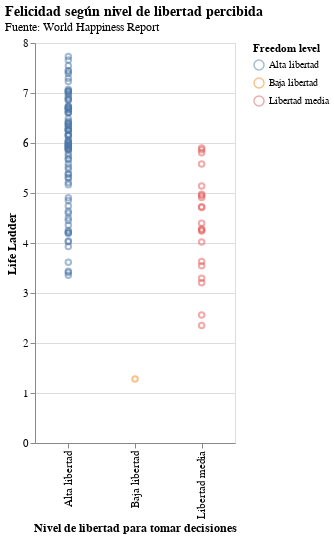

This figure's notebook cell:
### Markdown cell above
### **GRÁFICO 1: Relación entre el _Nivel de libertad para tomar decisiones_ y el _Life Ladder_**
Año 2022

### Code cell
## GRÁFICO 1: Freedom level vs Life Ladder

grafico_1 = alt.Chart(happy).mark_point(
    opacity=0.5
).encode(
    x=alt.X(
        'Freedom level:N',
        title='Nivel de libertad para tomar decisiones'
    ),
    y=alt.Y(
        'Life Ladder:Q',
        title='Life Ladder'
    ),
    color='Freedom level:N',
    tooltip=['Country name', 'Life Ladder']
).properties(
    width=200,
    height=400,
    title={
        "text": "Felicidad según nivel de libertad percibida",
        "subtitle": [
            "Fuente: World Happiness Report"
        ]
    }
)

grafico_1

### Figure 1 — Vega-Lite specification as saved in the notebook (floating-point values rounded to 4 significant figures)
{"config": {"background": "#ffffff", "axis": {"labelFont": "Helvetica", "titleFont": "Helvetica", "labelFontSize": 11, "titleFontSize": 12}, "legend": {"labelFont": "Helvetica", "titleFont": "Helvetica"}, "title": {"font": "Helvetica", "fontSize": 14, "anchor": "start"}}, "data": {"name": "data-621d454e7e3ff7bc56a274011072f12a"}, "mark": {"type": "point", "opacity": 0.5}, "encoding": {"color": {"field": "Freedom level", "type": "nominal"}, "tooltip": [{"field": "Country name", "type": "nominal"}, {"field": "Life Ladder", "type": "quantitative"}], "x": {"field": "Freedom level", "title": "Nivel de libertad para tomar decisiones", "type": "nominal"}, "y": {"field": "Life Ladder", "title": "Life Ladder", "type": "quantitative"}}, "height": 400, "title": {"text": "Felicidad según nivel de libertad percibida", "subtitle": ["Fuente: World Happiness Report"]}, "width": 200, "$schema": "https://vega.github.io/schema/vega-lite/v5.20.1.json", "datasets": {"data-621d454e7e3ff7bc56a274011072f12a": [{"Country name": "Afghanistan", "year": 2022, "Life Ladder": 1.281, "Log GDP per capita": null, "Freedom to make life choices": 0.368, "Freedom level": "Baja libertad"}, {"Country name": "Albania", "year": 2022, "Life Ladder": 5.212, "Log GDP per capita": 9.626, "Freedom to make life choices": 0.802, "Freedom level": "Alta libertad"}, {"Country name": "Argentina", "year": 2022, "Life Ladder": 6.261, "Log GDP per capita": 10.01, "Freedom to make life choices": 0.825, "Freedom level": "Alta libertad"}, {"Country name": "Armenia", "year": 2022, "Life Ladder": 5.382, "Log GDP per capita": 9.668, "Freedom to make life choices": 0.79, "Freedom level": "Alta libertad"}, {"Country name": "Australia", "year": 2022, "Life Ladder": 7.035, "Log GDP per capita": 10.85, "Freedom to make life choices": 0.854, "Freedom level": "Alta libertad"}, {"Country name": "Austria", "year": 2022, "Life Ladder": 6.999, "Log GDP per capita": 10.94, "Freedom to make life choices": 0.856, "Freedom level": "Alta libertad"}, {"Country name": "Bangladesh", "year": 2022, "Life Ladder": 3.408, "Log GDP per capita": 8.743, "Freedom to make life choices": 0.865, "Freedom level": "Alta libertad"}, {"Country name": "Belgium", "year": 2022, "Life Ladder": 6.857, "Log GDP per capita": 10.88, "Freedom to make life choices": 0.89, "Freedom level": "Alta libertad"}, {"Country name": "Benin", "year": 2022, "Life Ladder": 4.217, "Log GDP per capita": 8.137, "Freedom to make life choices": 0.714, "Freedom level": "Alta libertad"}, {"Country name": "Bolivia", "year": 2022, "Life Ladder": 5.929, "Log GDP per capita": 9.014, "Freedom to make life choices": 0.865, "Freedom level": "Alta libertad"}, {"Country name": "Botswana", "year": 2022, "Life Ladder": 3.435, "Log GDP per capita": 9.629, "Freedom to make life choices": 0.739, "Freedom level": "Alta libertad"}, {"Country name": "Brazil", "year": 2022, "Life Ladder": 6.257, "Log GDP per capita": 9.611, "Freedom to make life choices": 0.83, "Freedom level": "Alta libertad"}, {"Country name": "Bulgaria", "year": 2022, "Life Ladder": 5.378, "Log GDP per capita": 10.14, "Freedom to make life choices": 0.741, "Freedom level": "Alta libertad"}, {"Country name": "Cambodia", "year": 2022, "Life Ladder": 4.25, "Log GDP per capita": 8.415, "Freedom to make life choices": 0.946, "Freedom level": "Alta libertad"}, {"Country name": "Cameroon", "year": 2022, "Life Ladder": 4.712, "Log GDP per capita": 8.227, "Freedom to make life choices": 0.675, "Freedom level": "Libertad media"}, {"Country name": "Canada", "year": 2022, "Life Ladder": 6.918, "Log GDP per capita": 10.8, "Freedom to make life choices": 0.838, "Freedom level": "Alta libertad"}, {"Country name": "Chad", "year": 2022, "Life Ladder": 4.397, "Log GDP per capita": 7.261, "Freedom to make life choices": 0.679, "Freedom level": "Libertad media"}, {"Country name": "Chile", "year": 2022, "Life Ladder": 6.415, "Log GDP per capita": 10.15, "Freedom to make life choices": 0.793, "Freedom level": "Alta libertad"}, {"Country name": "Colombia", "year": 2022, "Life Ladder": 5.892, "Log GDP per capita": 9.66, "Freedom to make life choices": 0.799, "Freedom level": "Alta libertad"}, {"Country name": "Comoros", "year": 2022, "Life Ladder": 3.545, "Log GDP per capita": 8.075, "Freedom to make life choices": 0.481, "Freedom level": "Libertad media"}, {"Country name": "Congo (Brazzaville)", "year": 2022, "Life Ladder": 5.805, "Log GDP per capita": 8.077, "Freedom to make life choices": 0.698, "Freedom level": "Libertad media"}, {"Country name": "Congo (Kinshasa)", "year": 2022, "Life Ladder": 3.207, "Log GDP per capita": 7.007, "Freedom to make life choices": 0.664, "Freedom level": "Libertad media"}, {"Country name": "Costa Rica", "year": 2022, "Life Ladder": 7.077, "Log GDP per capita": 9.998, "Freedom to make life choices": 0.91, "Freedom level": "Alta libertad"}, {"Country name": "Croatia", "year": 2022, "Life Ladder": 5.579, "Log GDP per capita": 10.46, "Freedom to make life choices": 0.593, "Freedom level": "Libertad media"}, {"Country name": "Cyprus", "year": 2022, "Life Ladder": 5.865, "Log GDP per capita": null, "Freedom to make life choices": 0.698, "Freedom level": "Libertad media"}, {"Country name": "Czechia", "year": 2022, "Life Ladder": 6.695, "Log GDP per capita": 10.66, "Freedom to make life choices": 0.908, "Freedom level": "Alta libertad"}, {"Country name": "Denmark", "year": 2022, "Life Ladder": 7.545, "Log GDP per capita": 10.99, "Freedom to make life choices": 0.93, "Freedom level": "Alta libertad"}, {"Country name": "Dominican Republic", "year": 2022, "Life Ladder": 5.518, "Log GDP per capita": 9.874, "Freedom to make life choices": 0.853, "Freedom level": "Alta libertad"}, {"Country name": "Ecuador", "year": 2022, "Life Ladder": 5.887, "Log GDP per capita": 9.29, "Freedom to make life choices": 0.759, "Freedom level": "Alta libertad"}, {"Country name": "Egypt", "year": 2022, "Life Ladder": 4.024, "Log GDP per capita": 9.404, "Freedom to make life choices": 0.733, "Freedom level": "Alta libertad"}, {"Country name": "El Salvador", "year": 2022, "Life Ladder": 6.492, "Log GDP per capita": 9.135, "Freedom to make life choices": 0.914, "Freedom level": "Alta libertad"}, {"Country name": "Estonia", "year": 2022, "Life Ladder": 6.357, "Log GDP per capita": 10.57, "Freedom to make life choices": 0.904, "Freedom level": "Alta libertad"}, {"Country name": "Ethiopia", "year": 2022, "Life Ladder": 3.628, "Log GDP per capita": 7.757, "Freedom to make life choices": 0.674, "Freedom level": "Libertad media"}, {"Country name": "Finland", "year": 2022, "Life Ladder": 7.729, "Log GDP per capita": 10.81, "Freedom to make life choices": 0.959, "Freedom level": "Alta libertad"}, {"Country name": "France", "year": 2022, "Life Ladder": 6.614, "Log GDP per capita": 10.74, "Freedom to make life choices": 0.798, "Freedom level": "Alta libertad"}, {"Country name": "Gabon", "year": 2022, "Life Ladder": 5.14, "Log GDP per capita": 9.539, "Freedom to make life choices": 0.699, "Freedom level": "Libertad media"}, {"Country name": "Gambia", "year": 2022, "Life Ladder": 4.279, "Log GDP per capita": 7.648, "Freedom to make life choices": 0.599, "Freedom level": "Libertad media"}, {"Country name": "Georgia", "year": 2022, "Life Ladder": 5.293, "Log GDP per capita": 9.746, "Freedom to make life choices": 0.821, "Freedom level": "Alta libertad"}, {"Country name": "Germany", "year": 2022, "Life Ladder": 6.608, "Log GDP per capita": 10.9, "Freedom to make life choices": 0.895, "Freedom level": "Alta libertad"}, {"Country name": "Ghana", "year": 2022, "Life Ladder": 4.191, "Log GDP per capita": 8.615, "Freedom to make life choices": 0.786, "Freedom level": "Alta libertad"}, {"Country name": "Greece", "year": 2022, "Life Ladder": 5.9, "Log GDP per capita": 10.36, "Freedom to make life choices": 0.563, "Freedom level": "Libertad media"}, {"Country name": "Guatemala", "year": 2022, "Life Ladder": 6.15, "Log GDP per capita": 9.116, "Freedom to make life choices": 0.856, "Freedom level": "Alta libertad"}, {"Country name": "Guinea", "year": 2022, "Life Ladder": 5.317, "Log GDP per capita": 7.9, "Freedom to make life choices": 0.729, "Freedom level": "Alta libertad"}, {"Country name": "Honduras", "year": 2022, "Life Ladder": 5.932, "Log GDP per capita": 8.645, "Freedom to make life choices": 0.851, "Freedom level": "Alta libertad"}, {"Country name": "Hungary", "year": 2022, "Life Ladder": 5.861, "Log GDP per capita": 10.48, "Freedom to make life choices": 0.776, "Freedom level": "Alta libertad"}, {"Country name": "Iceland", "year": 2022, "Life Ladder": 7.449, "Log GDP per capita": 10.94, "Freedom to make life choices": 0.936, "Freedom level": "Alta libertad"}, {"Country name": "India", "year": 2022, "Life Ladder": 3.93, "Log GDP per capita": 8.85, "Freedom to make life choices": 0.893, "Freedom level": "Alta libertad"}, {"Country name": "Indonesia", "year": 2022, "Life Ladder": 5.585, "Log GDP per capita": 9.425, "Freedom to make life choices": 0.903, "Freedom level": "Alta libertad"}, {"Country name": "Iran", "year": 2022, "Life Ladder": 4.977, "Log GDP per capita": 9.638, "Freedom to make life choices": 0.57, "Freedom level": "Libertad media"}, {"Country name": "Ireland", "year": 2022, "Life Ladder": 6.87, "Log GDP per capita": 11.62, "Freedom to make life choices": 0.895, "Freedom level": "Alta libertad"}, {"Country name": "Israel", "year": 2022, "Life Ladder": 7.662, "Log GDP per capita": 10.69, "Freedom to make life choices": 0.775, "Freedom level": "Alta libertad"}, {"Country name": "Italy", "year": 2022, "Life Ladder": 6.258, "Log GDP per capita": 10.69, "Freedom to make life choices": 0.711, "Freedom level": "Alta libertad"}, {"Country name": "Ivory Coast", "year": 2022, "Life Ladder": 4.849, "Log GDP per capita": 8.612, "Freedom to make life choices": 0.713, "Freedom level": "Alta libertad"}, {"Country name": "Jamaica", "year": 2022, "Life Ladder": 5.87, "Log GDP per capita": 9.198, "Freedom to make life choices": 0.874, "Freedom level": "Alta libertad"}, {"Country name": "Japan", "year": 2022, "Life Ladder": 6.178, "Log GDP per capita": 10.64, "Freedom to make life choices": 0.789, "Freedom level": "Alta libertad"}, {"Country name": "Jordan", "year": 2022, "Life Ladder": 4.356, "Log GDP per capita": 9.134, "Freedom to make life choices": 0.759, "Freedom level": "Alta libertad"}, {"Country name": "Kazakhstan", "year": 2022, "Life Ladder": 6.006, "Log GDP per capita": 10.19, "Freedom to make life choices": 0.883, "Freedom level": "Alta libertad"}, {"Country name": "Kenya", "year": 2022, "Life Ladder": 4.448, "Log GDP per capita": 8.499, "Freedom to make life choices": 0.706, "Freedom level": "Alta libertad"}, {"Country name": "Kosovo", "year": 2022, "Life Ladder": 6.16, "Log GDP per capita": 9.416, "Freedom to make life choices": 0.865, "Freedom level": "Alta libertad"}, {"Country name": "Kyrgyzstan", "year": 2022, "Life Ladder": 5.668, "Log GDP per capita": 8.517, "Freedom to make life choices": 0.948, "Freedom level": "Alta libertad"}, {"Country name": "Latvia", "year": 2022, "Life Ladder": 6.055, "Log GDP per capita": 10.41, "Freedom to make life choices": 0.817, "Freedom level": "Alta libertad"}, {"Country name": "Lebanon", "year": 2022, "Life Ladder": 2.352, "Log GDP per capita": 9.428, "Freedom to make life choices": 0.45, "Freedom level": "Libertad media"}, {"Country name": "Liberia", "year": 2022, "Life Ladder": 4.042, "Log GDP per capita": 7.277, "Freedom to make life choices": 0.732, "Freedom level": "Alta libertad"}, {"Country name": "Lithuania", "year": 2022, "Life Ladder": 7.038, "Log GDP per capita": 10.6, "Freedom to make life choices": 0.71, "Freedom level": "Alta libertad"}, {"Country name": "Luxembourg", "year": 2022, "Life Ladder": 7.228, "Log GDP per capita": 11.66, "Freedom to make life choices": 0.915, "Freedom level": "Alta libertad"}, {"Country name": "Madagascar", "year": 2022, "Life Ladder": 4.019, "Log GDP per capita": 7.29, "Freedom to make life choices": 0.523, "Freedom level": "Libertad media"}, {"Country name": "Malawi", "year": 2022, "Life Ladder": 3.356, "Log GDP per capita": 7.296, "Freedom to make life choices": 0.744, "Freedom level": "Alta libertad"}, {"Country name": "Mali", "year": 2022, "Life Ladder": 4.211, "Log GDP per capita": 7.645, "Freedom to make life choices": 0.818, "Freedom level": "Alta libertad"}, {"Country name": "Malta", "year": 2022, "Life Ladder": 6.299, "Log GDP per capita": null, "Freedom to make life choices": 0.838, "Freedom level": "Alta libertad"}, {"Country name": "Mauritania", "year": 2022, "Life Ladder": 4.724, "Log GDP per capita": 8.591, "Freedom to make life choices": 0.624, "Freedom level": "Libertad media"}, {"Country name": "Mauritius", "year": 2022, "Life Ladder": 5.741, "Log GDP per capita": 10.01, "Freedom to make life choices": 0.798, "Freedom level": "Alta libertad"}, {"Country name": "Mexico", "year": 2022, "Life Ladder": 7.038, "Log GDP per capita": 9.876, "Freedom to make life choices": 0.861, "Freedom level": "Alta libertad"}, {"Country name": "Moldova", "year": 2022, "Life Ladder": 5.687, "Log GDP per capita": 9.54, "Freedom to make life choices": 0.829, "Freedom level": "Alta libertad"}, {"Country name": "Mongolia", "year": 2022, "Life Ladder": 5.788, "Log GDP per capita": 9.388, "Freedom to make life choices": 0.717, "Freedom level": "Alta libertad"}, {"Country name": "Morocco", "year": 2022, "Life Ladder": 4.596, "Log GDP per capita": 8.996, "Freedom to make life choices": 0.795, "Freedom level": "Alta libertad"}, {"Country name": "Mozambique", "year": 2022, "Life Ladder": 4.74, "Log GDP per capita": 7.12, "Freedom to make life choices": 0.884, "Freedom level": "Alta libertad"}, {"Country name": "Namibia", "year": 2022, "Life Ladder": 4.949, "Log GDP per capita": 9.132, "Freedom to make life choices": 0.683, "Freedom level": "Libertad media"}, {"Country name": "Nepal", "year": 2022, "Life Ladder": 5.474, "Log GDP per capita": 8.285, "Freedom to make life choices": 0.844, "Freedom level": "Alta libertad"}, {"Country name": "Netherlands", "year": 2022, "Life Ladder": 7.39, "Log GDP per capita": 10.98, "Freedom to make life choices": 0.868, "Freedom level": "Alta libertad"}, {"Country name": "New Zealand", "year": 2022, "Life Ladder": 6.975, "Log GDP per capita": 10.68, "Freedom to make life choices": 0.831, "Freedom level": "Alta libertad"}, {"Country name": "Nicaragua", "year": 2022, "Life Ladder": 6.392, "Log GDP per capita": 8.664, "Freedom to make life choices": 0.914, "Freedom level": "Alta libertad"}, {"Country name": "Niger", "year": 2022, "Life Ladder": 4.501, "Log GDP per capita": 7.091, "Freedom to make life choices": 0.793, "Freedom level": "Alta libertad"}, {"Country name": "North Macedonia", "year": 2022, "Life Ladder": 5.167, "Log GDP per capita": 9.733, "Freedom to make life choices": 0.723, "Freedom level": "Alta libertad"}, {"Country name": "Norway", "year": 2022, "Life Ladder": 7.295, "Log GDP per capita": 11.11, "Freedom to make life choices": 0.939, "Freedom level": "Alta libertad"}, {"Country name": "Panama", "year": 2022, "Life Ladder": 5.979, "Log GDP per capita": 10.33, "Freedom to make life choices": 0.899, "Freedom level": "Alta libertad"}, {"Country name": "Paraguay", "year": 2022, "Life Ladder": 6.138, "Log GDP per capita": 9.508, "Freedom to make life choices": 0.922, "Freedom level": "Alta libertad"}, {"Country name": "Peru", "year": 2022, "Life Ladder": 5.892, "Log GDP per capita": 9.449, "Freedom to make life choices": 0.764, "Freedom level": "Alta libertad"}, {"Country name": "Poland", "year": 2022, "Life Ladder": 6.666, "Log GDP per capita": 10.51, "Freedom to make life choices": 0.8, "Freedom level": "Alta libertad"}, {"Country name": "Portugal", "year": 2022, "Life Ladder": 5.953, "Log GDP per capita": 10.49, "Freedom to make life choices": 0.903, "Freedom level": "Alta libertad"}, {"Country name": "Romania", "year": 2022, "Life Ladder": 6.437, "Log GDP per capita": 10.4, "Freedom to make life choices": 0.836, "Freedom level": "Alta libertad"}, {"Country name": "Russia", "year": 2022, "Life Ladder": 6.044, "Log GDP per capita": 10.2, "Freedom to make life choices": 0.776, "Freedom level": "Alta libertad"}, {"Country name": "Saudi Arabia", "year": 2022, "Life Ladder": 6.382, "Log GDP per capita": 10.78, "Freedom to make life choices": null, "Freedom level": "Alta libertad"}, {"Country name": "Senegal", "year": 2022, "Life Ladder": 4.907, "Log GDP per capita": 8.18, "Freedom to make life choices": 0.758, "Freedom level": "Alta libertad"}, {"Country name": "Sierra Leone", "year": 2022, "Life Ladder": 2.56, "Log GDP per capita": 7.401, "Freedom to make life choices": 0.66, "Freedom level": "Libertad media"}, {"Country name": "Slovenia", "year": 2022, "Life Ladder": 6.723, "Log GDP per capita": 10.64, "Freedom to make life choices": 0.93, "Freedom level": "Alta libertad"}, {"Country name": "South Korea", "year": 2022, "Life Ladder": 5.95, "Log GDP per capita": 10.73, "Freedom to make life choices": 0.723, "Freedom level": "Alta libertad"}, {"Country name": "Spain", "year": 2022, "Life Ladder": 6.337, "Log GDP per capita": 10.59, "Freedom to make life choices": 0.781, "Freedom level": "Alta libertad"}, {"Country name": "State of Palestine", "year": 2022, "Life Ladder": 4.908, "Log GDP per capita": null, "Freedom to make life choices": 0.695, "Freedom level": "Libertad media"}, {"Country name": "Sweden", "year": 2022, "Life Ladder": 7.431, "Log GDP per capita": 10.91, "Freedom to make life choices": 0.939, "Freedom level": "Alta libertad"}, {"Country name": "Switzerland", "year": 2022, "Life Ladder": 6.884, "Log GDP per capita": 11.18, "Freedom to make life choices": 0.848, "Freedom level": "Alta libertad"}, {"Country name": "Taiwan Province of China", "year": 2022, "Life Ladder": 6.607, "Log GDP per capita": null, "Freedom to make life choices": 0.8, "Freedom level": "Alta libertad"}, {"Country name": "Tanzania", "year": 2022, "Life Ladder": 3.616, "Log GDP per capita": 7.872, "Freedom to make life choices": 0.856, "Freedom level": "Alta libertad"}, {"Country name": "Thailand", "year": 2022, "Life Ladder": 6.007, "Log GDP per capita": 9.777, "Freedom to make life choices": 0.881, "Freedom level": "Alta libertad"}, {"Country name": "Togo", "year": 2022, "Life Ladder": 4.239, "Log GDP per capita": 7.685, "Freedom to make life choices": 0.696, "Freedom level": "Libertad media"}, {"Country name": "Tunisia", "year": 2022, "Life Ladder": 4.261, "Log GDP per capita": 9.266, "Freedom to make life choices": 0.474, "Freedom level": "Libertad media"}, {"Country name": "Ukraine", "year": 2022, "Life Ladder": 4.637, "Log GDP per capita": 9.049, "Freedom to make life choices": 0.829, "Freedom level": "Alta libertad"}, {"Country name": "United Arab Emirates", "year": 2022, "Life Ladder": 6.738, "Log GDP per capita": 11.2, "Freedom to make life choices": 0.932, "Freedom level": "Alta libertad"}, {"Country name": "United Kingdom", "year": 2022, "Life Ladder": 6.722, "Log GDP per capita": 10.75, "Freedom to make life choices": 0.857, "Freedom level": "Alta libertad"}, {"Country name": "United States", "year": 2022, "Life Ladder": 6.693, "Log GDP per capita": 11.08, "Freedom to make life choices": 0.736, "Freedom level": "Alta libertad"}, {"Country name": "Uruguay", "year": 2022, "Life Ladder": 6.671, "Log GDP per capita": 10.08, "Freedom to make life choices": 0.878, "Freedom level": "Alta libertad"}, {"Country name": "Uzbekistan", "year": 2022, "Life Ladder": 6.016, "Log GDP per capita": 8.99, "Freedom to make life choices": 0.959, "Freedom level": "Alta libertad"}, {"Country name": "Venezuela", "year": 2022, "Life Ladder": 5.949, "Log GDP per capita": null, "Freedom to make life choices": 0.77, "Freedom level": "Alta libertad"}, {"Country name": "Vietnam", "year": 2022, "Life Ladder": 6.267, "Log GDP per capita": 9.333, "Freedom to make life choices": 0.975, "Freedom level": "Alta libertad"}, {"Country name": "Zimbabwe", "year": 2022, "Life Ladder": 3.296, "Log GDP per capita": 7.67, "Freedom to make life choices": 0.652, "Freedom level": "Libertad media"}]}}
